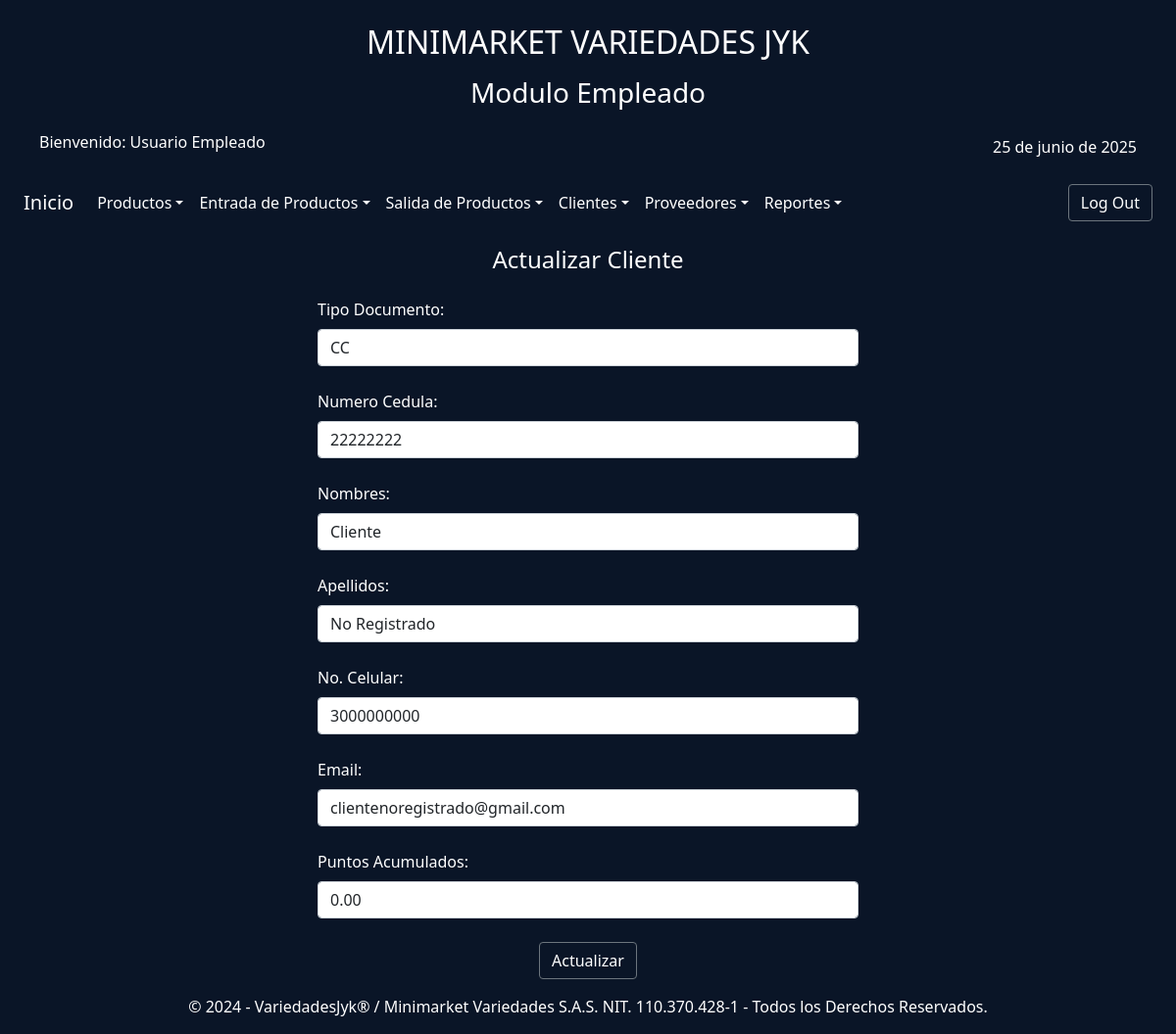
The app's page /index.php?action=actualizarClienteIdEmp&idCliente=1 (signed in) with its own data.
### tables this page shows
CREATE TABLE IF NOT EXISTS `clientes` (
  `idCliente` int NOT NULL AUTO_INCREMENT,
  `idTipoDocum` int NOT NULL,
  `NumIdentificacion` varchar(15) NOT NULL,
  `Nombres` varchar(30) NOT NULL,
  `Apellidos` varchar(30) NOT NULL,
  `NumCelular` varchar(10) NOT NULL,
  `Email` varchar(40) NOT NULL,
  `Puntos` decimal(8,2) NOT NULL,
  PRIMARY KEY (`idCliente`),
  KEY `idTipoDocum` (`idTipoDocum`)
);

CREATE TABLE IF NOT EXISTS `tipo_documento` (
  `idTipoDocum` int NOT NULL AUTO_INCREMENT,
  `tipoDocum` varchar(20) NOT NULL,
  PRIMARY KEY (`idTipoDocum`)
);

### controllers/controladorCliente.php (called while the page is built, shortened)
<?php
require_once('./models/modeloCliente.php');
require_once('./config/conexionBDJYK.php');
class ControladorCliente
{
    private $modeloCliente;
    public function __construct()
    {
        $database = new DataBase();
        $this->db = $database->getConnectionJYK();
        $this->modeloCliente = new ModeloCliente($this->db);
    }
    public function datosClienteId()
    {
        $idCliente = $_GET['idCliente'] ?? '';
        return $this->modeloCliente->consultGenClienteId($idCliente);
    }
}

### config/conexionBDJYK.php (called while the page is built)
<?php
class DataBase
{
    private $host = "localhost";
    private $db_name = "variedadesjyk";
    private $username = "variedadesjyk";
    private $password = "variedJYK2025";
    private static $conn = null;
    public function getConnectionJYK()
    {
        if (self::$conn === null) {
            try {
                self::$conn = new PDO(
                    "mysql:host=" . $this->host . ";dbname=" . $this->db_name,
                    $this->username,
                    $this->password
                );
                self::$conn->exec("set names utf8");
            } catch (PDOException $e) {
                echo "Error de Conexión: " . $e->getMessage();
                exit;
            }
        }
        return self::$conn;
    }
}

### models/modeloCliente.php (called while the page is built, shortened)
<?php
class ModeloCliente
{
    private $conn;
    private $table = "clientes";
    public function __construct($db)
    {
        $this->conn = $db;
    }
    public function consultGenClienteId($idCliente)
    {
        $query = "SELECT * FROM " . $this->table . " WHERE idCliente=?";
        $stmt = $this->conn->prepare($query);
        $stmt->execute([$idCliente]);
        return $stmt->fetchAll(PDO::FETCH_ASSOC);
    }
}

### controllers/controladorTipoDocum.php (called while the page is built, shortened)
<?php
require_once('./models/modeloTipoDocum.php');
require_once('./config/conexionBDJYK.php');
class ControladorTipoDocum
{
    private $modeloTipoDocum;
    public function __construct()
    {
        $database = new DataBase();
        $this->db = $database->getConnectionJYK();
        $this->modeloTipoDocum = new ModeloTipoDocum($this->db);
    }
    public function listaTiposDocum()
    {
        return $this->modeloTipoDocum->consultGenTipoDocum();
    }
}

### models/modeloTipoDocum.php (called while the page is built)
<?php
class ModeloTipoDocum
{
    private $conn;
    private $table = "tipo_documento";
    public function __construct($db)
    {
        $this->conn = $db;
    }
    public function consultGenTipoDocum()
    {
        $query = "SELECT * FROM " . $this->table;
        $stmt = $this->conn->query($query);
        return $stmt->fetchAll(PDO::FETCH_ASSOC);
    }
}

### views/cliente/actualizarClienteemp.php (the view, shortened to what this page needs)
<?php include('./views/layautModEmple/headerModEmplea.php');  ?>
 <div class="container-fluid">
        <div class="row justify-content-center">
            <div class="col-lg-6 col-md-8 col-sm-10">
                <div class="text-center text-white mt-3">
                    <h4>Actualizar Cliente</h4>
                </div>
                <form class=" mt-2" action="index.php?action=actualizarClienteEmp" method="post">
                    <?php foreach ($clientes as $cliente): ?>
                        <div class=" mt-2">
                            <label for="tipoDocum" class="form-label text-white mt-3">Tipo Documento:</label>
                            <?php $tipoDoc = $cliente['idTipoDocum']; ?>
                            <select id="tipoDocum" name="tipoDocum" class="form-control" required>
                                <?php foreach ($tipoDocum as $tipos): ?>
                                    <option value="<?= $tipos['idTipoDocum']; ?>" <?= $tipos['idTipoDocum'] == $tipoDoc ? 'selected' : '' ?>>
                                        <?= $tipos['tipoDocum']; ?>
                                    </option>
                                <?php endforeach; ?>
                            </select>
                        </div>
                        <div class=" mt-2">
                            <label for="documCliente" class="form-label text-white mt-3">Numero Cedula:</label>
                            <input type="text" class="form-control" name="documCliente" value="<?= $cliente['NumIdentificacion']; ?>" placeholder="" required>
                        </div>
                        <div class="mt-2">
                            <label for="nomCliente" class="form-label text-white mt-3">Nombres:</label>
                            <input type="text" class="form-control" name="nomCliente" value="<?= $cliente['Nombres']; ?>" placeholder="" required>
                        </div>
                        <div class="mt-2">
                            <label for="apellCliente" class="form-label text-white mt-3">Apellidos:</label>
                            <input type="text" class="form-control" name="apellCliente" value="<?= $cliente['Apellidos']; ?>" placeholder="" required>
                        </div>
                        <div class=" mt-2">
                            <label for="numCel" class="form-label text-white mt-3">No. Celular:</label>
                            <input type="text" class="form-control" name="numCel" value="<?= $cliente['NumCelular']; ?>" pattern="3[0-9]{9}" maxlength="10" title="Ingresa un número de celular válido (10 dígitos, inicia en 3)" required>
                        </div>
                        <div class="mt-2">
                            <label for="correoCliente" class="form-label text-white mt-3">Email:</label>
                            <input type="email" class="form-control" id="correo" name="correoCliente" value="<?= $cliente['Email']; ?>" placeholder="" required>
                        </div>
                        <div class="mt-2">
                            <label for="puntos" class="form-label text-white mt-3">Puntos Acumulados:</label>
                            <input type="number" class="form-control" name="puntos" value="<?= $cliente['Puntos']; ?>" placeholder="" required>
                        </div>
                        <div class="text-center mt-4">
                            <button type="submit" class="btn btn-outline-secondary text-white">Actualizar</button>
                        </div>
                    <?php endforeach; ?>
                </form>
            </div>
        </div>
    </div>
</div>
</main>
<?php include('./views/layautModEmple/footerModEmplea.php');  ?>

### css/DesingBody.css (style rules this page uses)
body { background-color: #0a1527 ; }
.row { margin: 0; padding: 0; }

### records on screen
clientes: tipoDocum "CC", documCliente "22222222", nomCliente "Cliente", apellCliente "No Registrado", numCel "3000000000", correoCliente "clientenoregistrado@gmail.com", puntos "0.00"

### other values on screen
$_SESSION['nombre'] "Usuario"
$_SESSION['apellido'] "Empleado"
